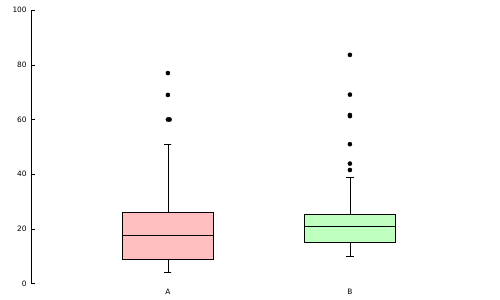

Source code (gnuplot):
#set terminal svg size 600,400 dynamic enhanced fname 'arial'  fsize 10 mousing name "boxplot_1" butt solid 
set term pdfcairo font "Times_New_Roman,8"
set output 'boxplot.pdf'
#set border 2 front linetype -1 linewidth 1.000
set border 2
set boxwidth 0.5 absolute
set style fill   solid 0.25 border lt -1
unset key
set pointsize 0.5
set style data boxplot
set xtics border in scale 0,0 nomirror norotate  offset character 0, 0, 0 autojustify
set xtics  norangelimit
set xtics   ("A" 1.00000, "B" 2.00000)
set ytics border in scale 1,0.5 nomirror norotate  offset character 0, 0, 0 autojustify
set yrange [ 0.00000 : 100.000 ] noreverse nowriteback
plot 'silver.dat' using (1):2, '' using (2):(5*$3)
